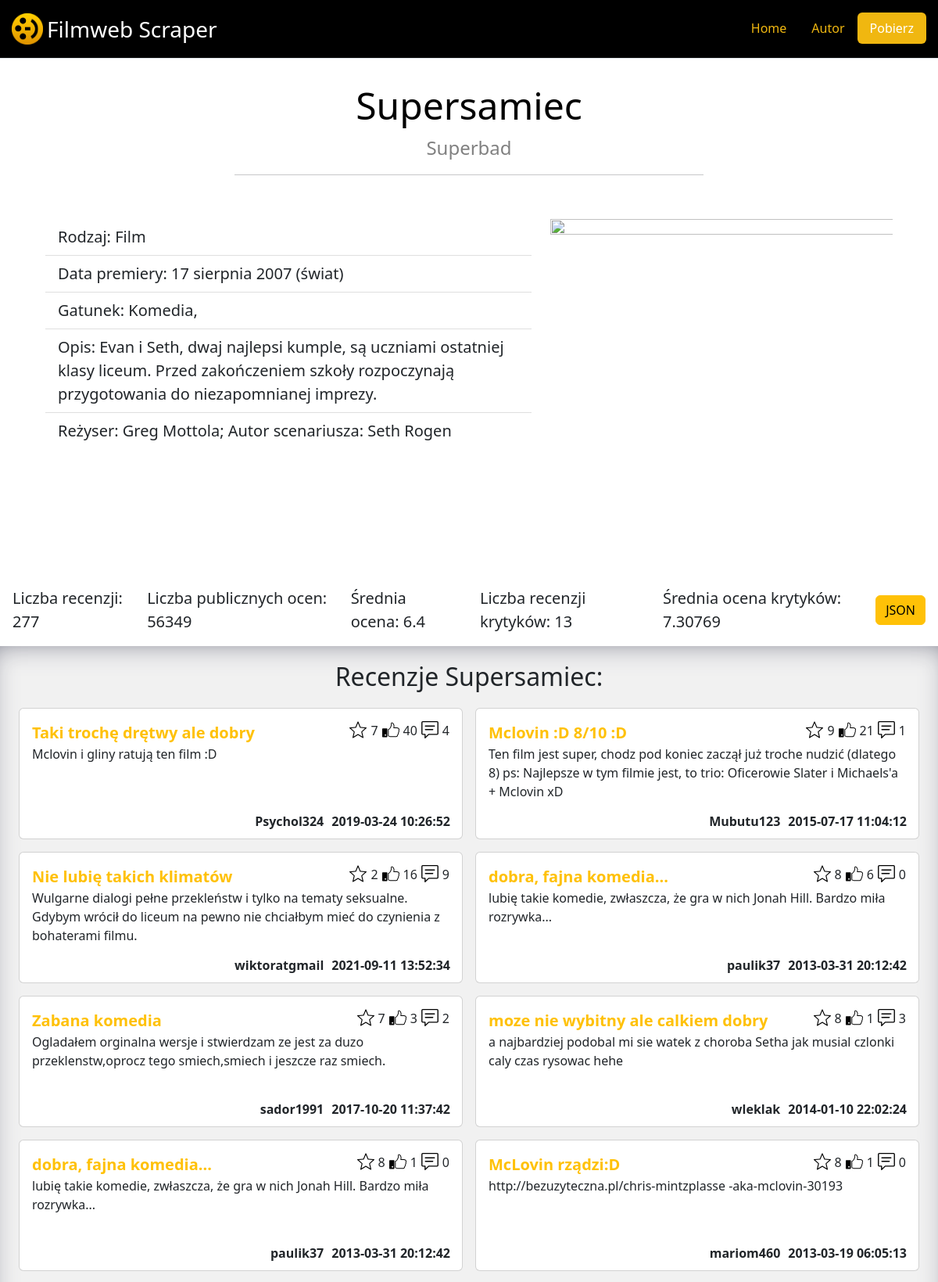
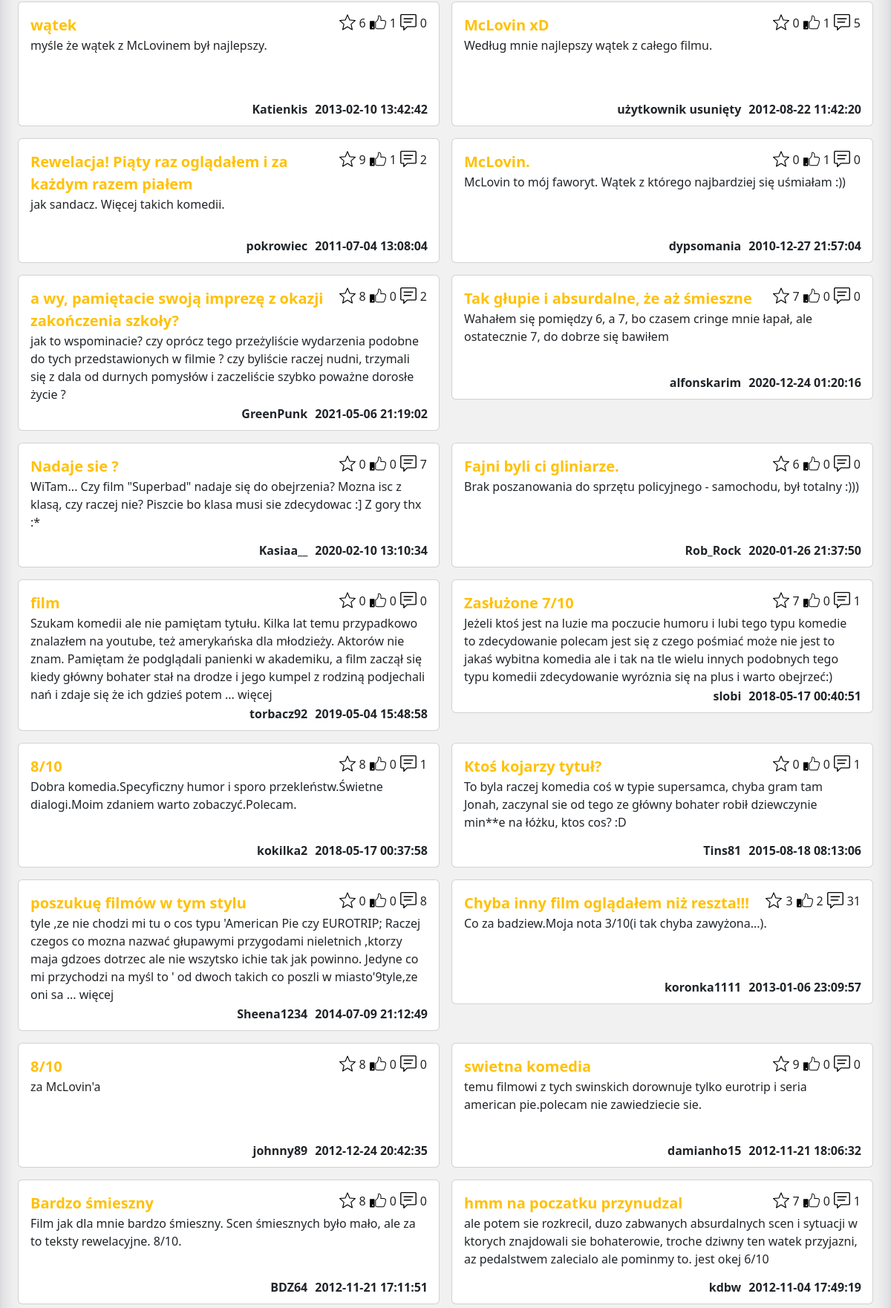
Page /information/425641 (upper part) on the committed database (2 pictures, top to bottom).
### app.py (models this page shows)
class Filmweb(db.Model):
    id = db.Column(db.Integer,primary_key=True)
    url =db.Column(db.String(200),  nullable=False)
    id_url = db.Column(db.String(200), nullable=False)
    title_polish = db.Column(db.String(200), nullable=False)
    kind = db.Column(db.String(200), nullable=False)
    original_title = db.Column(db.String(200), nullable=False)
    release_date = db.Column(db.String(200), nullable=False)
    seasons = db.Column(db.String(200), nullable=False)
    genres = db.Column(db.String(200), nullable=False)
    description = db.Column(db.String(200), nullable=False)
    public_rating = db.Column(db.String(200), nullable=False)
    number_of_public_rating = db.Column(db.String(200), nullable=False)
    critics = db.Column(db.String(200), nullable=False)
    director = db.Column(db.String(200), nullable=False)
    creators = db.Column(db.String(200), nullable=False)
    scriptwriter = db.Column(db.String(200), nullable=False)
    actorsArray = db.Column(db.String(200), nullable=False)
    allOpinions = db.Column(db.String(200), nullable=False)

### app.py (the view)
@app.route("/information/<int:id_url>")
def information(id_url):
    all_movies = Filmweb.query.all()
    for movie in all_movies:
        if movie.id_url == str(id_url):
            allOpinions = ast.literal_eval(movie.allOpinions)
            genres = string_to_array(movie.genres)
            critics = ast.literal_eval(movie.critics)
            if movie.kind == "Film":
                information1 = "Data premiery: " + movie.release_date
                information2 = "Reżyser: " + movie.director + "; Autor scenariusza: " + movie.scriptwriter
            else:
                information1 = "Liczba sezonów: " + movie.seasons
                information2 = "Twórcy: " + movie.creators
            return render_template("information.html.jinja", movie=movie, image_url = f'/plots/{id_url}_stars.png', allOpinions = allOpinions, genres = genres, critics=critics, information1 = information1, information2= information2)
    return render_template("index.html.jinja")

### app.py (called while the page is built)
def string_to_array(string):
    return string.split(",")

### templates/information.html.jinja
{% extends "base.html.jinja" %}
{% block content%}
<div class="post-heading text-center">
    <a href='{{movie.url}}' target="_blank" style="color: black; text-decoration: none; font-size: 3em">{{movie["title_polish"]}}</a>
        <div style="font-size: 1.5em; color:grey">{{movie["original_title"]}}</div>
        <hr class="w-50 mx-auto pb-4">
</div>
<div class="container p-3">
    <div class="row d-flex justify-content-center mx-auto">
        <div class="col-7">
            <ul class="list-group list-group-flush fs-5">
                <li class="list-group-item">Rodzaj: {{movie["kind"]}}</li>
                <li class="list-group-item">{{information1}}</li>
                <li class="list-group-item">Gatunek: {{movie.genres}}</li>
                <li class="list-group-item">Opis: {{movie["description"]}}</li>
                <li class="list-group-item">{{information2}}</li>
            </ul>
        </div>
        <div class="col-5">
            <img src="{{url_for('static', filename=image_url)}}" width="600px" height="600px" class="img-fluid text-center">
        </div>
    </div>
</div>
<div class="col-12 container-fluid mx-auto p-3 fs-5" style="display: flex; flex-direction: row; justify-content: center; gap: 30px; align-items:center">
    <div>
        Liczba recenzji: {{allOpinions|length}}
    </div>
    <div>
        Liczba publicznych ocen: {{movie.number_of_public_rating}}
    </div>
    <div>
        Średnia ocena: {{movie.public_rating}}
    </div>
    <div>
        Liczba recenzji krytyków: {{critics["count"]}}
    </div>
    <div>
        Średnia ocena krytyków: {{critics["rate"]}}
    </div>
    <div><a href="/get_json/{{movie['id_url']}}" target = "_blank" class="btn btn-warning">JSON</a></div>
</div>
<section style="background: rgb(241,241,241); box-shadow: inset 0px 11px 42px -23px rgba(66, 68, 90, 1); padding:20px 20px 20px 20px; min-height:70vh"  class="text-dark text-center">
    <div class="container-fluid mx-auto" style="width: calc(160px + 40vw);">
        <h2 style="margin-bottom: 5px">Recenzje {{movie.title_polish}}:</h2>
    </div>
    <div class="row p-2">
        {% for opinion in allOpinions  %}
        <div class="col-sm-6 p-2">
            <div class="card" style="min-height:168px">
                <div class="card-body">
                    <div style="display:flex; flex-direction: row; justify-content: space-between; gap:5px">
                        <div style="text-align: left"><a target = "_blank" href='{{opinion["opinion_url"]}}' style="font-weight: bold; font-size: 20px; text-decoration: none; text-align: left" class="card-title text-warning">{{opinion["title"]}}</a></div>
                        <div style="display: flex; flex-wrap: nowrap; gap: 5px">
                            <img src="{{url_for('static', filename='star-empty.svg')}}" width="22px" height="22px">
                            {{opinion["stars"]}}
                            <img src="{{url_for('static', filename='like.svg')}}" width="22px" height="22px">
                            {{opinion["likes"]}}
                            <img src="{{url_for('static', filename='comment.svg')}}" width="22px" height="22px">
                            {{opinion["comments"]}}
                        </div>
                    </div>
                    <div style="text-align: left; padding-bottom: 20px">
                        <p class="card-text">{{opinion["review"]}}</p>
                    </div>
                    <div style="position: absolute; bottom: 10px; right: 15px; display:flex; flex-direction: row; gap: 10px; font-weight: bold;">
                        <div class="card-text">{{opinion["author"]}}</div>
                        <div class="card-text">{{opinion["date"]}}</div>
                    </div>
                </div>
            </div>
        </div>
        {% endfor %}
    </div>
</section>
</div>
{% endblock content%}

### rows in the picture
Filmweb: title_polish "Supersamiec", original_title "Superbad", kind "Film", genres "Komedia,", description "Evan i Seth, dwaj najlepsi kumple, są uczniami ostatniej klasy liceum. Przed zakończeniem szkoły rozpoczynają przygotowania do niezapomnianej imprezy.", number_of_public_rating "56349", public_rating "6.4"

### other values in the picture
{{ information1 }} "Data premiery: 17 sierpnia 2007 (świat)"
{{ information2 }} "Reżyser: Greg Mottola; Autor scenariusza: Seth Rogen"
{{ allOpinions|length }} "277"
{{ critics["count"] }} "13"
{{ critics["rate"] }} "7.30769"
{{ opinion["title"] }} "Taki trochę drętwy ale dobry" "Mclovin :D 8/10 :D" "Nie lubię takich klimatów" "dobra, fajna komedia..." "Zabana komedia" "moze nie wybitny ale calkiem dobry" "dobra, fajna komedia..." "McLovin rządzi:D" "wątek" "McLovin xD" "Rewelacja! Piąty raz oglądałem i za każdym razem piałem" "McLovin." "a wy, pamiętacie swoją imprezę z okazji zakończenia szkoły?" "Tak głupie i absurdalne, że aż śmieszne" "Nadaje sie ?" "Fajni byli ci gliniarze." "film" "Zasłużone 7/10" "8/10" "Ktoś kojarzy tytuł?" "poszukuę filmów w tym stylu" "Chyba inny film oglądałem niż reszta!!!" "8/10" "swietna komedia" "Bardzo śmieszny" "hmm na poczatku przynudzal"
{{ opinion["stars"] }} "7" "9" "2" "8" "7" "8" "8" "8" "6" "0" "9" "0" "8" "7" "0" "6" "0" "7" "8" "0" "0" "3" "8" "9" "8" "7"
{{ opinion["likes"] }} "40" "21" "16" "6" "3" "1" "1" "1" "1" "1" "1" "1" "0" "0" "0" "0" "0" "0" "0" "0" "0" "2" "0" "0" "0" "0"
{{ opinion["comments"] }} "4" "1" "9" "0" "2" "3" "0" "0" "0" "5" "2" "0" "2" "0" "7" "0" "0" "1" "1" "1" "8" "31" "0" "0" "0" "1"
{{ opinion["review"] }} "Mclovin i gliny ratują ten film :D" "Ten film jest super, chodz pod koniec zaczął już troche nudzić (dlatego 8) ps: Najlepsze w tym filmie jest, to trio: Oficerowie Slater i Michaels'a + Mclovin xD" "Wulgarne dialogi pełne przekleństw i tylko na tematy seksualne. Gdybym wrócił do liceum na pewno nie chciałbym mieć do czynienia z bohaterami filmu." "lubię takie komedie, zwłaszcza, że gra w nich Jonah Hill. Bardzo miła rozrywka..." "Ogladałem orginalna wersje i stwierdzam ze jest za duzo przeklenstw,oprocz tego smiech,smiech i jeszcze raz smiech." "a najbardziej podobal mi sie watek z choroba Setha jak musial czlonki caly czas rysowac hehe" "lubię takie komedie, zwłaszcza, że gra w nich Jonah Hill. Bardzo miła rozrywka..." "http://bezuzyteczna.pl/chris-mintzplasse -aka-mclovin-30193" "myśle że wątek z McLovinem był najlepszy." "Według mnie najlepszy wątek z całego filmu." "jak sandacz. Więcej takich komedii." "McLovin to mój faworyt. Wątek z którego najbardziej się uśmiałam :))" "Wahałem się pomiędzy 6, a 7, bo czasem cringe mnie łapał, ale ostatecznie 7, do dobrze się bawiłem" "WiTam... Czy film \"Superbad\" nadaje się do obejrzenia? Mozna isc z klasą, czy raczej nie? Piszcie bo klasa musi sie zdecydowac :] Z gory thx :*" "Brak poszanowania do sprzętu policyjnego - samochodu, był totalny :)))" "Dobra komedia.Specyficzny humor i sporo przekleństw.Świetne dialogi.Moim zdaniem warto zobaczyć.Polecam." "To byla raczej komedia coś w typie supersamca, chyba gram tam Jonah, zaczynal sie od tego ze główny bohater robił dziewczynie min**e na łóżku, ktos cos? :D" "Co za badziew.Moja nota 3/10(i tak chyba zawyżona...)." "za McLovin'a" "temu filmowi z tych swinskich dorownuje tylko eurotrip i seria american pie.polecam nie zawiedziecie sie." "Film jak dla mnie bardzo śmieszny. Scen śmiesznych było mało, ale za to teksty rewelacyjne. 8/10." "ale potem sie rozkrecil, duzo zabwanych absurdalnych scen i sytuacji w ktorych znajdowali sie bohaterowie, troche dziwny ten watek przyjazni, az pedalstwem zalecialo ale pominmy to. jest okej 6/10"
{{ opinion["author"] }} "Psychol324" "Mubutu123" "wiktoratgmail" "paulik37" "sador1991" "wleklak" "paulik37" "mariom460" "Katienkis" "użytkownik usunięty" "pokrowiec" "dypsomania" "GreenPunk" "alfonskarim" "Kasiaa__" "Rob_Rock" "torbacz92" "slobi" "kokilka2" "Tins81" "Sheena1234" "koronka1111" "johnny89" "damianho15" "BDZ64" "kdbw"
{{ opinion["date"] }} "2019-03-24 10:26:52" "2015-07-17 11:04:12" "2021-09-11 13:52:34" "2013-03-31 20:12:42" "2017-10-20 11:37:42" "2014-01-10 22:02:24" "2013-03-31 20:12:42" "2013-03-19 06:05:13" "2013-02-10 13:42:42" "2012-08-22 11:42:20" "2011-07-04 13:08:04" "2010-12-27 21:57:04" "2021-05-06 21:19:02" "2020-12-24 01:20:16" "2020-02-10 13:10:34" "2020-01-26 21:37:50" "2019-05-04 15:48:58" "2018-05-17 00:40:51" "2018-05-17 00:37:58" "2015-08-18 08:13:06" "2014-07-09 21:12:49" "2013-01-06 23:09:57" "2012-12-24 20:42:35" "2012-11-21 18:06:32" "2012-11-21 17:11:51" "2012-11-04 17:49:19"
